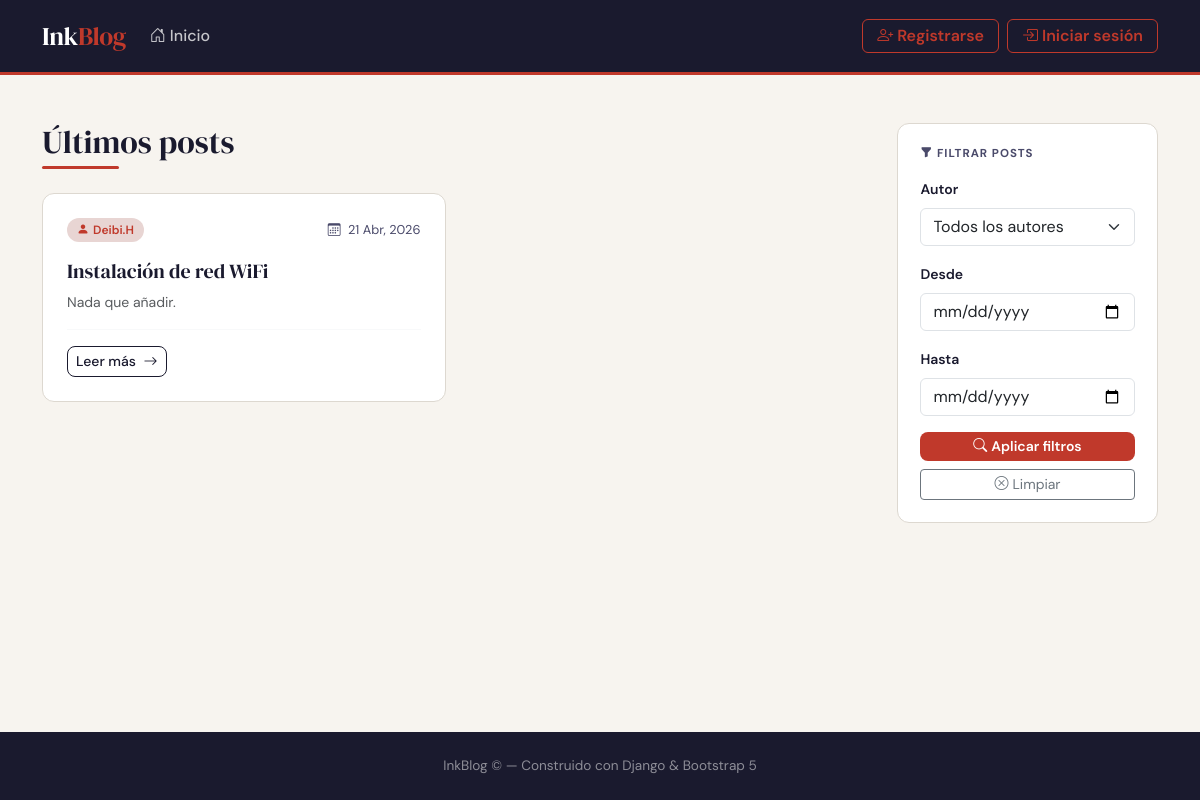
The page / on the database its author committed.
### MainApp/models.py (models this page shows, shortened)
class Post(models.Model):
    titulo = models.CharField(max_length=200, verbose_name="Título")
    contenido = models.TextField(verbose_name="Contenido")
    autor = models.ForeignKey(
        User,
        on_delete=models.CASCADE,
        related_name="posts",
        verbose_name="Autor"
    )
    fecha_creacion = models.DateTimeField(auto_now_add=True, verbose_name="Fecha de creación")
    fecha_actualizacion = models.DateTimeField(auto_now=True, verbose_name="Última actualización")
    class Meta:
        ordering = ["-fecha_creacion"]
        verbose_name = "Post"
        verbose_name_plural = "Posts"
    def get_absolute_url(self):
        return reverse("blog:post_detail", kwargs={"pk": self.pk})

### MainApp/views.py (the view, shortened to what this page needs)
# urls.py: path("", views.PostListView.as_view(), name="post_list"),
class PostListView(ListView):
    model = Post
    template_name = "index.html"
    context_object_name = "posts"
    paginate_by = 6
    def get_queryset(self):
        qs = super().get_queryset()
        form = PostFilterForm(self.request.GET or None)
        return qs
    def get_context_data(self, **kwargs):
        context = super().get_context_data(**kwargs)
        context["filter_form"] = PostFilterForm(self.request.GET or None)
        return context

### MainApp/forms.py
class PostFilterForm(forms.Form):
    autor = forms.ChoiceField(
        required=False,
        label="Filtrar por autor",
        widget=forms.Select(attrs={"class": "form-select"}),
    )
    fecha_desde = forms.DateField(
        required=False,
        label="Desde",
        widget=forms.DateInput(attrs={
            "class": "form-control",
            "type": "date",
        }),
    )
    fecha_hasta = forms.DateField(
        required=False,
        label="Hasta",
        widget=forms.DateInput(attrs={
            "class": "form-control",
            "type": "date",
        }),
    )
    def __init__(self, *args, **kwargs):
        from django.contrib.auth.models import User
        super().__init__(*args, **kwargs)
        autores = User.objects.filter(posts__isnull=False).distinct()
        choices = [("", "Todos los autores")]
        choices += [(u.id, u.get_full_name() or u.username) for u in autores]
        self.fields["autor"].choices = choices

### templates/index.html (shortened to what this page needs)
{% extends "base.html" %}
{% block content %}
<div class="row g-4">
  <div class="col-12 col-lg-3 order-lg-2">
    <div class="filter-panel">
      <h6><i class="bi bi-funnel-fill me-1"></i>Filtrar posts</h6>
      <form method="get" action="{% url 'blog:post_list' %}" id="filterForm">
        <div class="mb-3">
          <label class="form-label small fw-semibold">Autor</label>
          {{ filter_form.autor }}
        </div>
        <div class="mb-3">
          <label class="form-label small fw-semibold">Desde</label>
          {{ filter_form.fecha_desde }}
        </div>
        <div class="mb-3">
          <label class="form-label small fw-semibold">Hasta</label>
          {{ filter_form.fecha_hasta }}
        </div>
        <div class="d-grid gap-2">
          <button type="submit" class="btn btn-accent btn-sm">
            <i class="bi bi-search me-1"></i>Aplicar filtros
          </button>
          <a href="{% url 'blog:post_list' %}" class="btn btn-outline-secondary btn-sm">
            <i class="bi bi-x-circle me-1"></i>Limpiar
          </a>
        </div>
      </form>
    </div>
  </div>
  <div class="col-12 col-lg-9 order-lg-1">
    <div class="d-flex align-items-center justify-content-between mb-4 flex-wrap gap-3">
      <h1 class="section-heading mb-0">Últimos posts</h1>
    </div>
    {% if posts %}
      <div class="row g-4">
        {% for post in posts %}
        <div class="col-12 col-md-6">
          <article class="post-card h-100">
            <div class="card-body d-flex flex-column">
              <div class="d-flex align-items-center gap-2 mb-3">
                <span class="badge-autor">
                  <i class="bi bi-person-fill me-1"></i>{{ post.autor.username }}
                </span>
                <span class="meta-text ms-auto">
                  <i class="bi bi-calendar3 me-1"></i>
                  {{ post.fecha_creacion|date:"d M, Y" }}
                </span>
              </div>
              <h2 class="post-title mb-2">
                <a href="{{ post.get_absolute_url }}">{{ post.titulo }}</a>
              </h2>
              <p class="text-muted small mb-3 flex-grow-1">
                {{ post.contenido|truncatewords:25 }}
              </p>
              <div class="d-flex align-items-center justify-content-between mt-auto pt-3 border-top border-light">
                <a href="{{ post.get_absolute_url }}" class="btn btn-sm btn-outline-ink">
                  Leer más <i class="bi bi-arrow-right ms-1"></i>
                </a>
              </div>
            </div>
          </article>
        </div>
        {% endfor %}
      </div>
    {% endif %}
  </div>
</div>
{% endblock %}

### templates/base.html (shortened to what this page needs)
<!DOCTYPE html>
<html lang="es">
<head>
  <link href="https://cdn.jsdelivr.net/npm/bootstrap@5.3.3/dist/css/bootstrap.min.css" rel="stylesheet" />
  <link href="https://cdn.jsdelivr.net/npm/bootstrap-icons@1.11.3/font/bootstrap-icons.min.css" rel="stylesheet" />
</head>
<body>
<nav class="navbar navbar-expand-lg">
  <div class="container">
    <a class="navbar-brand" href="{% url 'blog:post_list' %}">Ink<span>Blog</span></a>
    <div class="collapse navbar-collapse" id="navbarContent">
      <ul class="navbar-nav me-auto mb-2 mb-lg-0">
        <li class="nav-item">
          <a class="nav-link" href="{% url 'blog:post_list' %}">
            <i class="bi bi-house-door"></i>Inicio
          </a>
        </li>
      </ul>
      <ul class="navbar-nav align-items-center gap-2">
        {% if user.is_authenticated %}
          <li class="nav-item">
            <span class="nav-link text-white-50">
              <i class="bi bi-person-circle"></i> {{ user.username }}
            </span>
          </li>
          <li class="nav-item">
            <form method="post" action="{% url 'blog:logout' %}">
              {% csrf_token %}
              <button type="submit" class="btn btn-navbar">
                <i class="bi bi-box-arrow-right"></i> Salir
              </button>
            </form>
          </li>
        {% else %}
          <li class="nav-item">
            <a class="btn btn-navbar" href="{% url 'blog:registro' %}">
              <i class="bi bi-person-plus"></i> Registrarse
            </a>
          </li>
          <li class="nav-item">
            <a class="btn btn-navbar" href="{% url 'blog:login' %}">
              <i class="bi bi-box-arrow-in-right"></i> Iniciar sesión
            </a>
          </li>
        {% endif %}
      </ul>
    </div>
  </div>
</nav>
<main class="container py-5 flex-grow-1">
  {% block content %}{% endblock %}
</main>
<footer>
  <div class="container text-center">
    <span>InkBlog &copy; {{ "now"|date:"Y" }} — Construido con Django &amp; Bootstrap 5</span>
  </div>
</footer>
</body>
</html>

### templates/base.html (style rules this page uses)
:root { --ink: #1a1a2e; --ink-soft: #4a4a6a; --cream: #f7f4ef; --accent: #c0392b; --accent-lt: #e8d5d3; --border: #ddd8d0; --card-bg: #ffffff; }
* { box-sizing: border-box; }
body { font-family: 'DM Sans', sans-serif; background: var(--cream); color: var(--ink); min-height: 100vh; display: flex; flex-direction: column; }
.navbar { background: var(--ink) !important; border-bottom: 3px solid var(--accent); padding: 0.75rem 0; }
.navbar-brand { font-family: 'DM Serif Display', serif; font-size: 1.6rem; color: #fff !important; letter-spacing: -0.5px; }
.navbar-brand span { color: var(--accent); }
.nav-link { color: rgba(255,255,255,0.75) !important; font-weight: 500; transition: color .2s; }
.nav-link i { margin-right: 4px; }
.btn-navbar { border: 1.5px solid var(--accent); color: var(--accent) !important; border-radius: 6px; font-weight: 600; padding: 4px 14px; transition: all .2s; }
.post-card { background: var(--card-bg); border: 1px solid var(--border); border-radius: 12px; transition: box-shadow .25s, transform .25s; overflow: hidden; }
.post-card .card-body { padding: 1.5rem; }
.post-title { font-family: 'DM Serif Display', serif; font-size: 1.25rem; line-height: 1.3; }
.post-title a { color: var(--ink); text-decoration: none; transition: color .2s; }
.badge-autor { background: var(--accent-lt); color: var(--accent); font-size: 0.75rem; font-weight: 600; border-radius: 20px; padding: 3px 10px; }
.meta-text { font-size: 0.8rem; color: var(--ink-soft); }
.filter-panel { background: var(--card-bg); border: 1px solid var(--border); border-radius: 12px; padding: 1.4rem; position: sticky; top: 80px; }
.filter-panel h6 { font-weight: 700; text-transform: uppercase; letter-spacing: 1px; font-size: 0.72rem; color: var(--ink-soft); margin-bottom: 1rem; }
.section-heading { font-family: 'DM Serif Display', serif; font-size: 2rem; position: relative; display: inline-block; }
.section-heading::after { content: ''; display: block; height: 3px; width: 40%; background: var(--accent); margin-top: 4px; border-radius: 2px; }
.form-label { font-weight: 500; }
.btn-accent { background: var(--accent); color: #fff; border: none; font-weight: 600; border-radius: 8px; transition: background .2s, transform .1s; }
.btn-outline-ink { border: 1.5px solid var(--ink); color: var(--ink); font-weight: 500; border-radius: 8px; }
footer { background: var(--ink); color: rgba(255,255,255,.5); font-size: 0.85rem; margin-top: auto; padding: 1.5rem 0; }

### rows shown on the page
Post: autor.username "Deibi.H", fecha_creacion "21 Abr, 2026", titulo "Instalación de red WiFi", contenido "Nada que añadir."
